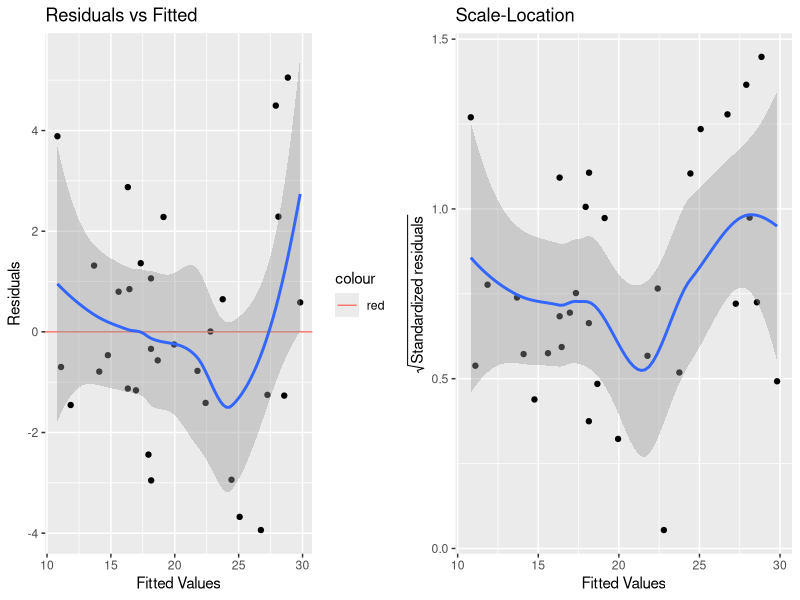
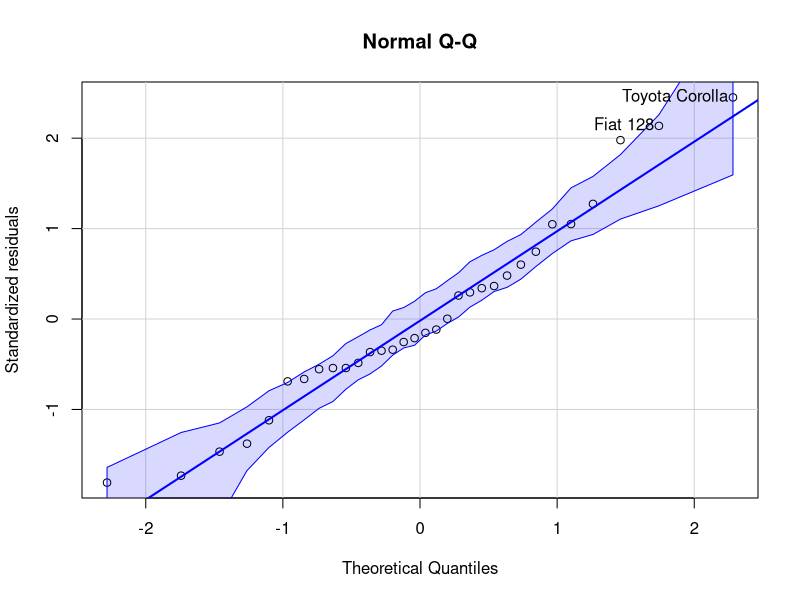
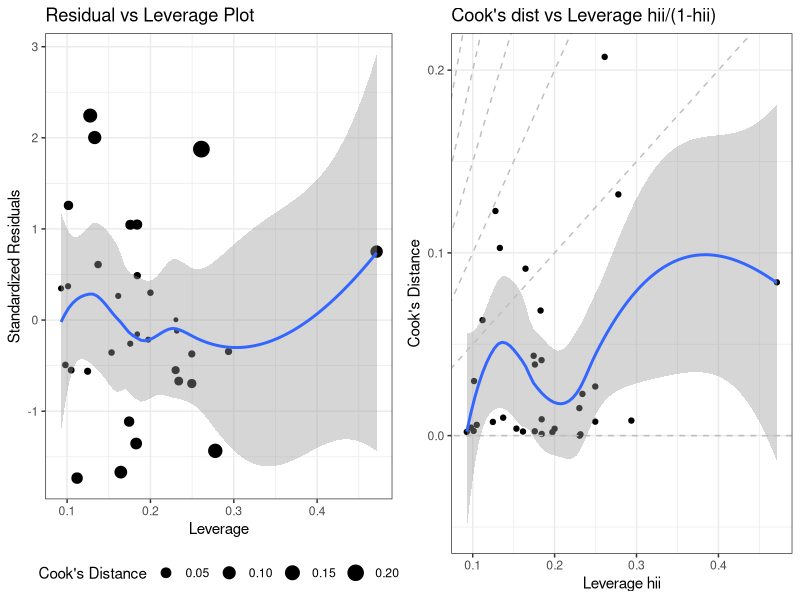
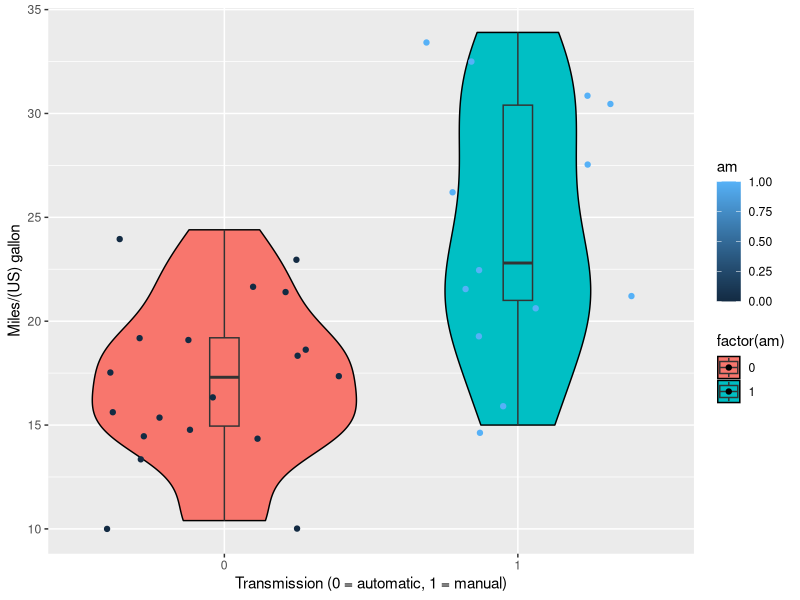

Here is the R script that generated these plots, in order: (Note: this script raises an error after producing the figures.)
## ---- chunk 1
library(GGally)
library(ggplot2)
library(car)
library(MASS)
require(gridExtra)
data(mtcars)
head(mtcars)
fit <- lm(mpg ~ factor(am), data = mtcars)
summary(fit)$coef
## ---- chunk 2
model <- lm(mpg ~ factor(cyl) + disp + hp + drat + wt + qsec + factor(vs) + factor(am) + factor(gear) + factor(carb), data = mtcars)
vif(model)[,3]
## ---- chunk 3
model <- lm(mpg ~ factor(cyl) + disp + hp + drat + wt + qsec + factor(vs) + factor(am) + factor(gear) + factor(carb), data = mtcars)
bestModel <- stepAIC(model, direction = "both")

## ---- chunk 4
summary(bestModel)
## ---- chunk 5
fit1 <- lm(mpg ~ factor(am), data = mtcars)
fit2 <- lm(mpg ~ factor(cyl) + hp + wt + factor(am), data = mtcars)
fit3 <- lm(mpg ~ factor(cyl) + hp + drat + wt + qsec + factor(vs) + factor(am) + factor(gear) + factor(carb), data = mtcars)
fit4 <- lm(mpg ~ factor(cyl) + disp + hp + drat + wt + qsec + factor(vs) + factor(am) + factor(gear) + factor(carb), data = mtcars)
anova(fit1, fit2, fit3, fit4)
## ---- chunk 6
summary(fit2)
## ---- chunk 7
ei <- resid(fit2)
residFitPlot <- ggplot(data.frame(x = fit2$fitted.values, y = ei), aes(x = x, y = y)) +
  geom_point() + geom_hline(aes(yintercept=0, colour = "red")) + geom_smooth(method = "loess") +
  xlab("Fitted Values") + ylab("Residuals") + ggtitle("Residuals vs Fitted") 

s <- sqrt(deviance(fit2)/df.residual(fit2))
rs <- ei/s
sqrt.rs <- sqrt(abs(rs))
scaleLocPlot <- ggplot(data.frame(x = fit2$fitted.values, y= sqrt.rs), aes(x = x, y = y)) +
  geom_point() + geom_smooth(method = "loess") +
  xlab("Fitted Values") + ylab(expression(sqrt("Standardized residuals"))) + ggtitle("Scale-Location")

grid.arrange(residFitPlot, scaleLocPlot, ncol = 2) 
## ---- chunk 8
qq <- qqPlot(fit2, ylab = "Standardized residuals", xlab = "Theoretical Quantiles", main = "Normal Q-Q")
## ---- chunk 9
residLevPlot<-ggplot(fit2, aes(.hat, .stdresid))+geom_point(aes(size=.cooksd)) +
    stat_smooth(method="loess", na.rm=TRUE) +
    xlab("Leverage")+ylab("Standardized Residuals") +
    ggtitle("Residual vs Leverage Plot") +
    scale_size_continuous("Cook's Distance", range=c(1,5)) +
    theme_bw()+theme(legend.position="bottom") 

cksdPlot <-ggplot(fit2, aes(.hat, .cooksd))+geom_point(na.rm=TRUE)+stat_smooth(method="loess") +
    xlab("Leverage hii")+ylab("Cook's Distance") +
    ggtitle("Cook's dist vs Leverage hii/(1-hii)") +
    geom_abline(slope=seq(0,3,0.5), color="gray", linetype="dashed") +
    theme_bw()
    
grid.arrange(residLevPlot, cksdPlot, ncol = 2)
## ---- chunk 10
g = ggplot(data = mtcars, aes(y = mpg, x = factor(am), fill = factor(am)))
g = g + geom_violin(colour = "black", line = "dotted")
g = g + geom_boxplot(width = 0.1)
g = g + xlab("Transmission (0 = automatic, 1 = manual)") + ylab("Miles/(US) gallon")
g = g + geom_jitter(height = 0.5, aes(colour = am))
g
## ---- chunk 11
pairs = ggpairs(mtcars,  axisLabels = "none", lower = list(continuous ="smooth" ), upper=list(params=list(size=3)), params = c(method = "loess"))
pairs
